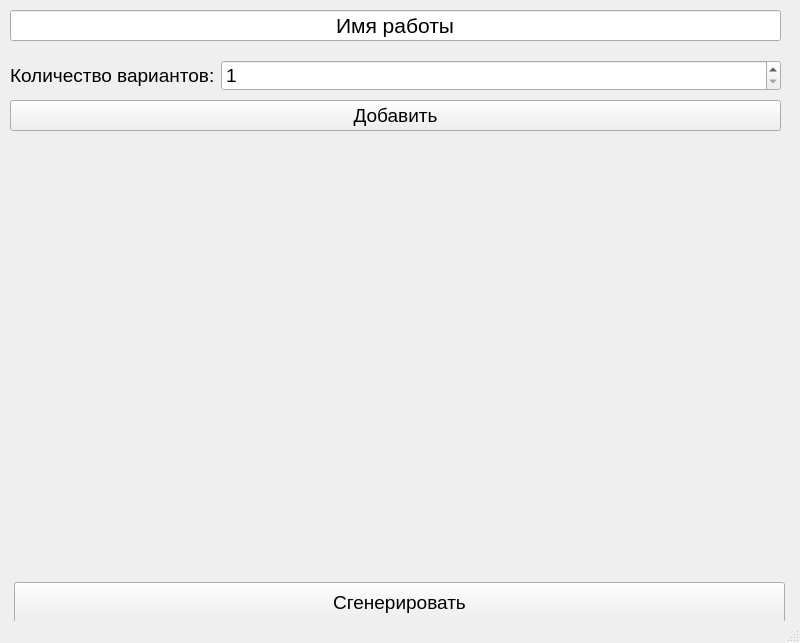
<?xml version="1.0" encoding="UTF-8"?>
<ui version="4.0">
 <class>MainWindow</class>
 <widget class="QMainWindow" name="MainWindow">
  <property name="geometry">
   <rect>
    <x>0</x>
    <y>0</y>
    <width>800</width>
    <height>643</height>
   </rect>
  </property>
  <property name="windowTitle">
   <string>MainWindow</string>
  </property>
  <widget class="QWidget" name="centralwidget">
   <widget class="QLineEdit" name="name_edit">
    <property name="geometry">
     <rect>
      <x>10</x>
      <y>10</y>
      <width>771</width>
      <height>31</height>
     </rect>
    </property>
    <property name="font">
     <font>
      <pointsize>16</pointsize>
     </font>
    </property>
    <property name="text">
     <string>Имя работы</string>
    </property>
    <property name="alignment">
     <set>Qt::AlignCenter</set>
    </property>
   </widget>
   <widget class="QWidget" name="formLayoutWidget">
    <property name="geometry">
     <rect>
      <x>10</x>
      <y>60</y>
      <width>771</width>
      <height>31</height>
     </rect>
    </property>
    <layout class="QFormLayout" name="formLayout">
     <item row="0" column="0">
      <widget class="QLabel" name="label">
       <property name="font">
        <font>
         <pointsize>14</pointsize>
        </font>
       </property>
       <property name="text">
        <string>Количество вариантов:</string>
       </property>
      </widget>
     </item>
     <item row="0" column="1">
      <widget class="QSpinBox" name="variants_count_edit">
       <property name="font">
        <font>
         <pointsize>14</pointsize>
        </font>
       </property>
       <property name="minimum">
        <number>1</number>
       </property>
      </widget>
     </item>
    </layout>
   </widget>
   <widget class="QPushButton" name="add_button">
    <property name="geometry">
     <rect>
      <x>10</x>
      <y>100</y>
      <width>771</width>
      <height>31</height>
     </rect>
    </property>
    <property name="font">
     <font>
      <pointsize>14</pointsize>
     </font>
    </property>
    <property name="text">
     <string>Добавить</string>
    </property>
   </widget>
   <widget class="QWidget" name="verticalLayoutWidget">
    <property name="geometry">
     <rect>
      <x>10</x>
      <y>140</y>
      <width>771</width>
      <height>431</height>
     </rect>
    </property>
    <layout class="QVBoxLayout" name="tasks_layout"/>
   </widget>
   <widget class="QPushButton" name="generate_button">
    <property name="geometry">
     <rect>
      <x>14</x>
      <y>582</y>
      <width>771</width>
      <height>41</height>
     </rect>
    </property>
    <property name="font">
     <font>
      <pointsize>14</pointsize>
     </font>
    </property>
    <property name="text">
     <string>Сгенерировать</string>
    </property>
   </widget>
  </widget>
  <widget class="QStatusBar" name="statusbar"/>
 </widget>
 <resources/>
 <connections/>
</ui>
